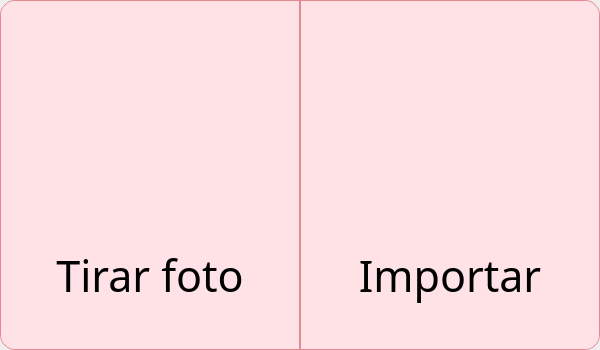
<?xml version="1.0" encoding="UTF-8"?>
<ui version="4.0">
 <class>Dialog</class>
 <widget class="QDialog" name="Dialog">
  <property name="geometry">
   <rect>
    <x>0</x>
    <y>0</y>
    <width>600</width>
    <height>350</height>
   </rect>
  </property>
  <property name="minimumSize">
   <size>
    <width>600</width>
    <height>350</height>
   </size>
  </property>
  <property name="maximumSize">
   <size>
    <width>600</width>
    <height>350</height>
   </size>
  </property>
  <property name="windowTitle">
   <string>Dialog</string>
  </property>
  <layout class="QHBoxLayout" name="horizontalLayout">
   <property name="spacing">
    <number>0</number>
   </property>
   <property name="leftMargin">
    <number>0</number>
   </property>
   <property name="topMargin">
    <number>0</number>
   </property>
   <property name="rightMargin">
    <number>0</number>
   </property>
   <property name="bottomMargin">
    <number>0</number>
   </property>
   <item>
    <widget class="QFrame" name="frame">
     <property name="styleSheet">
      <string notr="true">background-color: #FEE2E6; border-radius: 15px; border: 1px solid #E58893;</string>
     </property>
     <property name="frameShape">
      <enum>QFrame::StyledPanel</enum>
     </property>
     <property name="frameShadow">
      <enum>QFrame::Raised</enum>
     </property>
     <layout class="QHBoxLayout" name="horizontalLayout_2">
      <property name="spacing">
       <number>0</number>
      </property>
      <property name="leftMargin">
       <number>0</number>
      </property>
      <property name="topMargin">
       <number>0</number>
      </property>
      <property name="rightMargin">
       <number>0</number>
      </property>
      <property name="bottomMargin">
       <number>0</number>
      </property>
      <item>
       <widget class="QFrame" name="frame_2">
        <property name="styleSheet">
         <string notr="true">border: none;</string>
        </property>
        <property name="frameShape">
         <enum>QFrame::StyledPanel</enum>
        </property>
        <property name="frameShadow">
         <enum>QFrame::Raised</enum>
        </property>
        <layout class="QVBoxLayout" name="verticalLayout">
         <property name="spacing">
          <number>0</number>
         </property>
         <property name="leftMargin">
          <number>0</number>
         </property>
         <property name="topMargin">
          <number>0</number>
         </property>
         <property name="rightMargin">
          <number>0</number>
         </property>
         <property name="bottomMargin">
          <number>0</number>
         </property>
         <item>
          <widget class="QFrame" name="frame_5">
           <property name="minimumSize">
            <size>
             <width>0</width>
             <height>200</height>
            </size>
           </property>
           <property name="maximumSize">
            <size>
             <width>16777215</width>
             <height>200</height>
            </size>
           </property>
           <property name="cursor">
            <cursorShape>PointingHandCursor</cursorShape>
           </property>
           <property name="frameShape">
            <enum>QFrame::StyledPanel</enum>
           </property>
           <property name="frameShadow">
            <enum>QFrame::Raised</enum>
           </property>
           <layout class="QHBoxLayout" name="horizontalLayout_4">
            <property name="spacing">
             <number>0</number>
            </property>
            <property name="leftMargin">
             <number>0</number>
            </property>
            <property name="topMargin">
             <number>0</number>
            </property>
            <property name="rightMargin">
             <number>0</number>
            </property>
            <property name="bottomMargin">
             <number>0</number>
            </property>
            <item>
             <widget class="QLabel" name="label_tirar_foto_popup_foto_as">
              <property name="minimumSize">
               <size>
                <width>140</width>
                <height>140</height>
               </size>
              </property>
              <property name="maximumSize">
               <size>
                <width>140</width>
                <height>140</height>
               </size>
              </property>
              <property name="cursor">
               <cursorShape>PointingHandCursor</cursorShape>
              </property>
              <property name="text">
               <string/>
              </property>
              <property name="pixmap">
               <pixmap>../icons/camera.png</pixmap>
              </property>
              <property name="scaledContents">
               <bool>true</bool>
              </property>
              <property name="alignment">
               <set>Qt::AlignCenter</set>
              </property>
             </widget>
            </item>
           </layout>
          </widget>
         </item>
         <item>
          <widget class="QPushButton" name="btn_tirar_foto_popup_foto_as">
           <property name="minimumSize">
            <size>
             <width>140</width>
             <height>140</height>
            </size>
           </property>
           <property name="font">
            <font>
             <family>Abel</family>
             <pointsize>32</pointsize>
            </font>
           </property>
           <property name="cursor">
            <cursorShape>PointingHandCursor</cursorShape>
           </property>
           <property name="text">
            <string>Tirar foto</string>
           </property>
          </widget>
         </item>
        </layout>
       </widget>
      </item>
      <item>
       <widget class="Line" name="line">
        <property name="minimumSize">
         <size>
          <width>2</width>
          <height>0</height>
         </size>
        </property>
        <property name="maximumSize">
         <size>
          <width>2</width>
          <height>16777215</height>
         </size>
        </property>
        <property name="orientation">
         <enum>Qt::Vertical</enum>
        </property>
       </widget>
      </item>
      <item>
       <widget class="QFrame" name="frame_3">
        <property name="styleSheet">
         <string notr="true">border: none;</string>
        </property>
        <property name="frameShape">
         <enum>QFrame::StyledPanel</enum>
        </property>
        <property name="frameShadow">
         <enum>QFrame::Raised</enum>
        </property>
        <layout class="QVBoxLayout" name="verticalLayout_2" stretch="0,0">
         <property name="spacing">
          <number>0</number>
         </property>
         <property name="leftMargin">
          <number>0</number>
         </property>
         <property name="topMargin">
          <number>0</number>
         </property>
         <property name="rightMargin">
          <number>0</number>
         </property>
         <property name="bottomMargin">
          <number>0</number>
         </property>
         <item>
          <widget class="QFrame" name="frame_4">
           <property name="minimumSize">
            <size>
             <width>0</width>
             <height>200</height>
            </size>
           </property>
           <property name="maximumSize">
            <size>
             <width>16777215</width>
             <height>200</height>
            </size>
           </property>
           <property name="cursor">
            <cursorShape>PointingHandCursor</cursorShape>
           </property>
           <property name="frameShape">
            <enum>QFrame::StyledPanel</enum>
           </property>
           <property name="frameShadow">
            <enum>QFrame::Raised</enum>
           </property>
           <layout class="QHBoxLayout" name="horizontalLayout_3">
            <property name="spacing">
             <number>0</number>
            </property>
            <property name="leftMargin">
             <number>0</number>
            </property>
            <property name="topMargin">
             <number>0</number>
            </property>
            <property name="rightMargin">
             <number>0</number>
            </property>
            <property name="bottomMargin">
             <number>0</number>
            </property>
            <item>
             <widget class="QLabel" name="label_importar_popup_foto_as">
              <property name="minimumSize">
               <size>
                <width>140</width>
                <height>140</height>
               </size>
              </property>
              <property name="maximumSize">
               <size>
                <width>140</width>
                <height>140</height>
               </size>
              </property>
              <property name="cursor">
               <cursorShape>PointingHandCursor</cursorShape>
              </property>
              <property name="text">
               <string/>
              </property>
              <property name="pixmap">
               <pixmap>../icons/seta-para-baixo.png</pixmap>
              </property>
              <property name="scaledContents">
               <bool>true</bool>
              </property>
              <property name="alignment">
               <set>Qt::AlignCenter</set>
              </property>
             </widget>
            </item>
           </layout>
          </widget>
         </item>
         <item>
          <widget class="QPushButton" name="btn_importar_popup_foto_as">
           <property name="minimumSize">
            <size>
             <width>140</width>
             <height>140</height>
            </size>
           </property>
           <property name="font">
            <font>
             <family>Abel</family>
             <pointsize>32</pointsize>
            </font>
           </property>
           <property name="cursor">
            <cursorShape>PointingHandCursor</cursorShape>
           </property>
           <property name="text">
            <string>Importar</string>
           </property>
          </widget>
         </item>
        </layout>
       </widget>
      </item>
     </layout>
    </widget>
   </item>
  </layout>
 </widget>
 <resources/>
 <connections/>
</ui>
